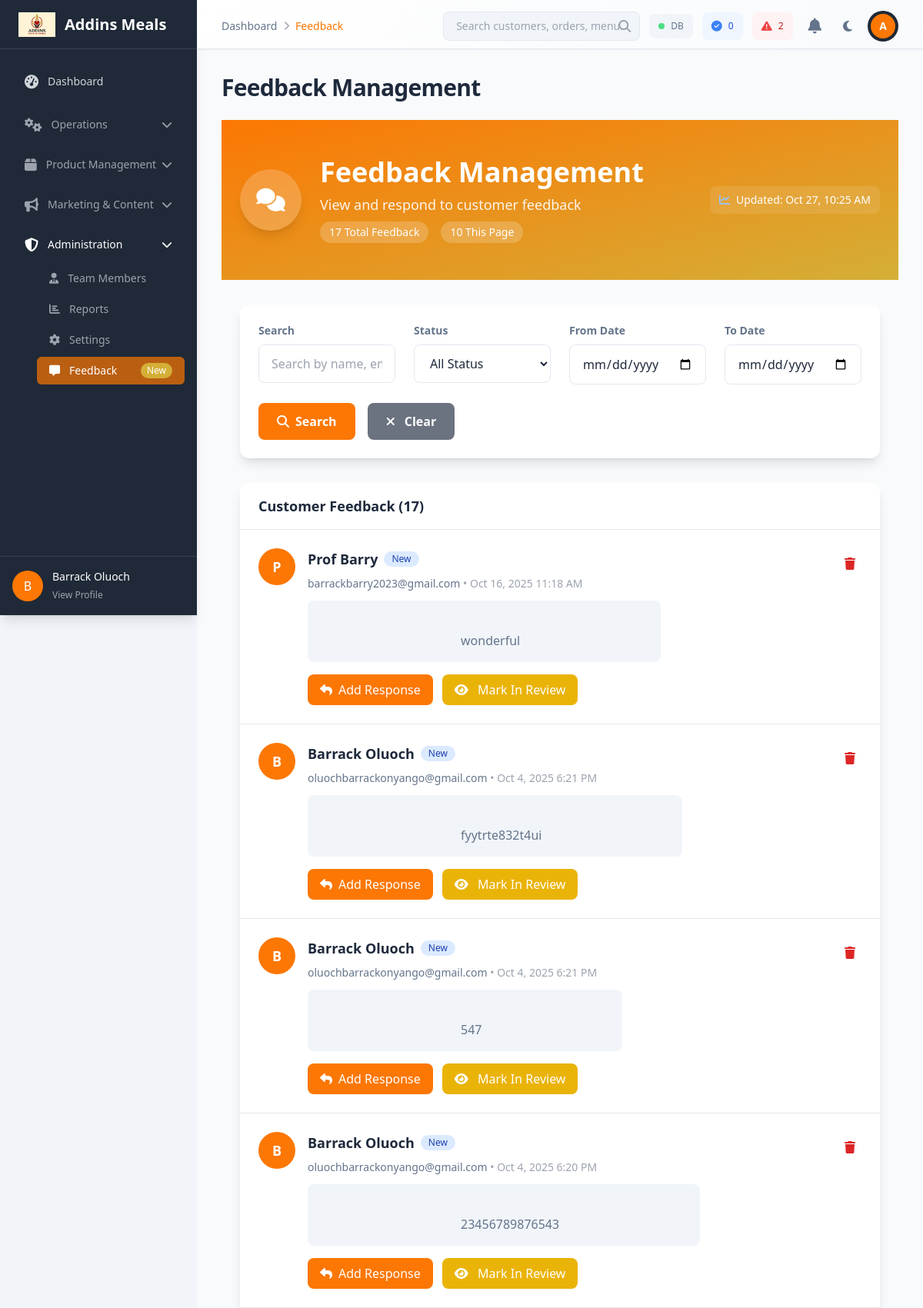
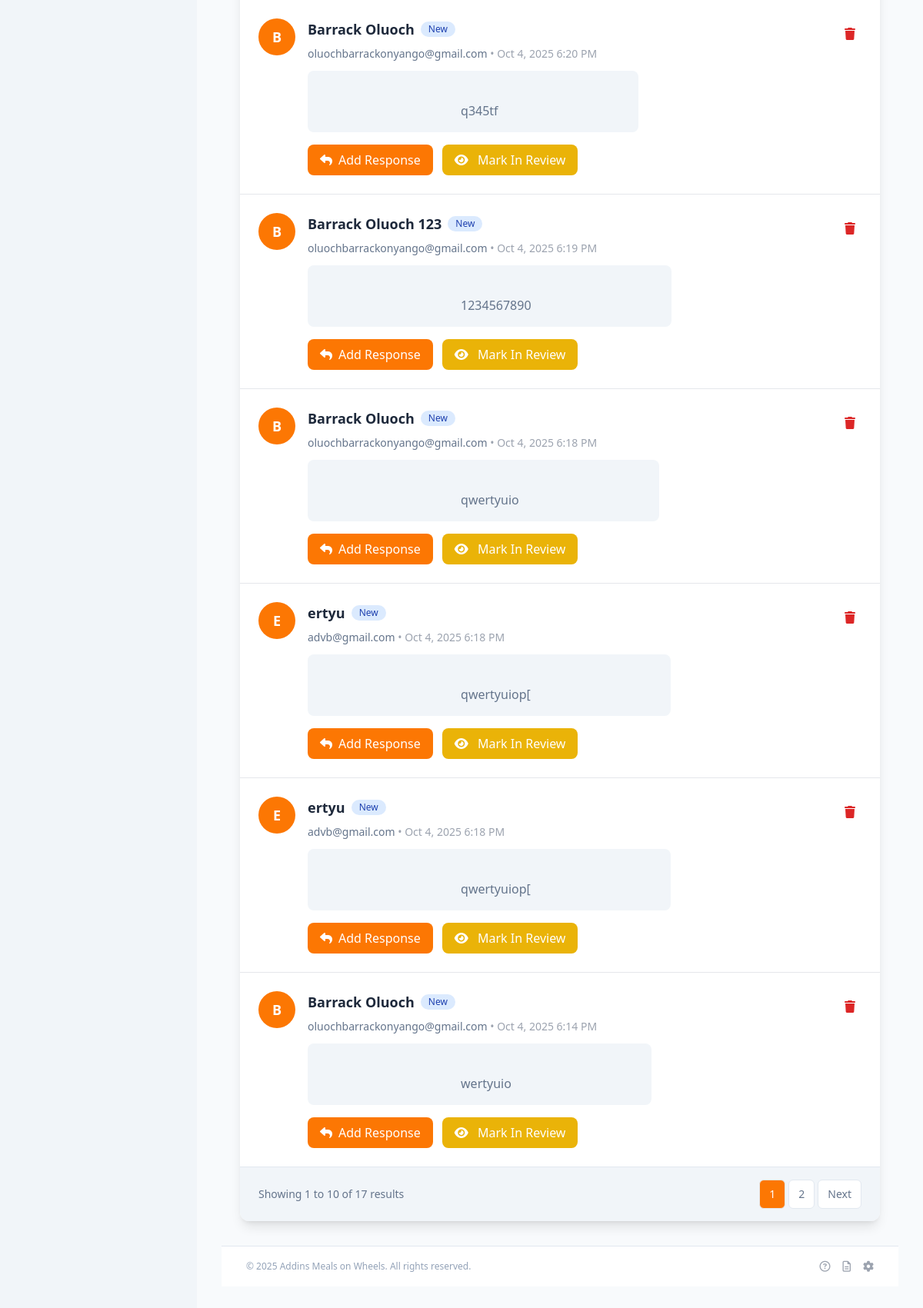
/admin/feedback.php (signed in), run on the app's committed database (2 pictures, top to bottom).
### tables this page shows
CREATE TABLE `feedback` (
  `id` int(11) NOT NULL,
  `name` varchar(100) DEFAULT NULL,
  `email` varchar(150) DEFAULT NULL,
  `message` text DEFAULT NULL,
  `status` enum('new','in_review','resolved','closed') DEFAULT 'new',
  `response` text DEFAULT NULL,
  `response_date` timestamp NULL DEFAULT NULL,
  `created_at` timestamp NOT NULL DEFAULT current_timestamp()
);

### admin/includes/functions.php (called while the page is built, shortened)
<?php
function getStatusBadgeClass($status) {
    $classes = [
        'pending' => 'bg-yellow-100 text-yellow-800',
        'approved' => 'bg-green-100 text-green-800',
        'rejected' => 'bg-red-100 text-red-800',
        'processing' => 'bg-blue-100 text-blue-800',
        'shipped' => 'bg-indigo-100 text-indigo-800',
        'delivered' => 'bg-green-100 text-green-800',
        'cancelled' => 'bg-red-100 text-red-800',
        'active' => 'bg-green-100 text-green-800',
        'inactive' => 'bg-gray-100 text-gray-800',
        'draft' => 'bg-gray-100 text-gray-800',
        'published' => 'bg-green-100 text-green-800',
        'featured' => 'bg-purple-100 text-purple-800',
        'new' => 'bg-blue-100 text-blue-800',
        'in_review' => 'bg-yellow-100 text-yellow-800',
        'resolved' => 'bg-green-100 text-green-800',
        'closed' => 'bg-gray-100 text-gray-800',
    ];
    return $classes[strtolower($status)] ?? 'bg-gray-100 text-gray-800';
}

### admin/feedback.php (the view, shortened to what this page needs)
<?php
require_once 'includes/functions.php';
$search = $_GET['search'] ?? '';
$status_filter = $_GET['status'] ?? 'all';
$date_from = $_GET['date_from'] ?? '';
$date_to = $_GET['date_to'] ?? '';
$page = isset($_GET['page']) ? (int)$_GET['page'] : 1;
$per_page = 10;
$offset = ($page - 1) * $per_page;
$where_conditions = [];
$params = [];
$where_clause = !empty($where_conditions) ? 'WHERE ' . implode(' AND ', $where_conditions) : '';
$total_sql = "SELECT COUNT(*) as count FROM feedback f $where_clause";
$total_stmt = $pdo->prepare($total_sql);
$total_stmt->execute($params);
$total_feedback = (int)$total_stmt->fetch(PDO::FETCH_ASSOC)['count'];
$sql = "SELECT f.* FROM feedback f $where_clause ORDER BY f.created_at DESC LIMIT $offset, $per_page";
$stmt = $pdo->prepare($sql);
$stmt->execute($params);
$feedback_list = $stmt->fetchAll(PDO::FETCH_ASSOC);
$total_pages = ceil($total_feedback / $per_page);
require_once 'includes/header.php';
?>
<div class="bg-gradient-to-br from-primary via-primary-dark to-secondary text-white">
    <div class="container mx-auto px-6 py-12">
        <div class="flex flex-col lg:flex-row lg:items-center lg:justify-between">
            <div class="flex items-center space-x-6">
                <div class="h-20 w-20 rounded-full bg-white/20 backdrop-blur-sm flex items-center justify-center text-white font-bold text-3xl shadow-lg">
                    <i class="fas fa-comments"></i>
                </div>
                <div>
                    <h1 class="text-3xl md:text-4xl font-bold mb-2">Feedback Management</h1>
                    <p class="text-lg opacity-90 mb-2">View and respond to customer feedback</p>
                    <div class="flex items-center space-x-4">
                        <span class="px-3 py-1 bg-white/20 backdrop-blur-sm rounded-full text-sm font-medium">
                            <?php echo $total_feedback; ?> Total Feedback
                        </span>
                        <span class="px-3 py-1 bg-white/20 backdrop-blur-sm rounded-full text-sm font-medium">
                            <?php echo count($feedback_list); ?> This Page
                        </span>
                    </div>
                </div>
            </div>
            <div class="mt-6 lg:mt-0">
                <div class="flex items-center space-x-4 text-sm">
                    <div class="flex items-center space-x-2 bg-white/10 backdrop-blur-sm rounded-lg px-3 py-2">
                        <i class="fas fa-chart-line text-blue-300"></i>
                        <span>Updated: <?php echo date('M j, g:i A'); ?></span>
                    </div>
                </div>
            </div>
        </div>
    </div>
</div>
<div class="container mx-auto px-6 py-8">
    <div class="bg-white rounded-xl shadow-lg p-6 mb-8">
        <form method="GET" class="grid grid-cols-1 md:grid-cols-4 gap-6">
            <div>
                <label for="search" class="block text-sm font-semibold text-gray-700 mb-2">Search</label>
                <input type="text" name="search" id="search"
                       value="<?php echo htmlspecialchars($search); ?>"
                       class="w-full px-4 py-3 border border-gray-300 rounded-lg focus:ring-2 focus:ring-primary focus:border-transparent"
                       placeholder="Search by name, email, or message...">
            </div>
            <div>
                <label for="status" class="block text-sm font-semibold text-gray-700 mb-2">Status</label>
                <select name="status" id="status"
                        class="w-full px-4 py-3 border border-gray-300 rounded-lg focus:ring-2 focus:ring-primary focus:border-transparent">
                    <option value="all" <?php echo $status_filter === 'all' ? 'selected' : ''; ?>>All Status</option>
                </select>
            </div>
            <div>
                <label for="date_from" class="block text-sm font-semibold text-gray-700 mb-2">From Date</label>
                <input type="date" name="date_from" id="date_from"
                       value="<?php echo htmlspecialchars($date_from); ?>"
                       class="w-full px-4 py-3 border border-gray-300 rounded-lg focus:ring-2 focus:ring-primary focus:border-transparent">
            </div>
            <div>
                <label for="date_to" class="block text-sm font-semibold text-gray-700 mb-2">To Date</label>
                <input type="date" name="date_to" id="date_to"
                       value="<?php echo htmlspecialchars($date_to); ?>"
                       class="w-full px-4 py-3 border border-gray-300 rounded-lg focus:ring-2 focus:ring-primary focus:border-transparent">
            </div>
            <div class="md:col-span-4 flex items-end space-x-4">
                <button type="submit" class="bg-primary hover:bg-primary-dark text-white px-6 py-3 rounded-lg font-semibold transition-colors duration-200 flex items-center">
                    <i class="fas fa-search mr-2"></i>
                    Search
                </button>
                <a href="feedback.php" class="bg-gray-500 hover:bg-gray-600 text-white px-6 py-3 rounded-lg font-semibold transition-colors duration-200">
                    <i class="fas fa-times mr-2"></i>
                    Clear
                </a>
            </div>
        </form>
    </div>
    <div class="bg-white rounded-xl shadow-lg overflow-hidden">
        <div class="px-6 py-4 border-b border-gray-200">
            <h2 class="text-lg font-semibold text-gray-900">Customer Feedback (<?php echo $total_feedback; ?>)</h2>
        </div>
        <?php if (empty($feedback_list)): ?>
            <div class="p-12 text-center">
                <i class="fas fa-comments text-4xl text-gray-400 mb-4"></i>
                <h3 class="text-lg font-medium text-gray-900 mb-2">No feedback found</h3>
                <p class="text-gray-500">No feedback entries match your current filters.</p>
            </div>
        <?php else: ?>
            <div class="divide-y divide-gray-200">
                <?php foreach ($feedback_list as $item): ?>
                    <div class="p-6 hover:bg-gray-50 transition-colors duration-200">
                        <div class="flex items-start justify-between">
                            <div class="flex items-start space-x-4">
                                <div class="flex-shrink-0">
                                    <div class="h-12 w-12 rounded-full bg-primary flex items-center justify-center text-white font-semibold text-lg">
                                        <?php echo strtoupper(substr($item['name'], 0, 1)); ?>
                                    </div>
                                </div>
                                <div class="flex-1 min-w-0">
                                    <div class="flex items-center space-x-2 mb-2">
                                        <h3 class="text-lg font-semibold text-gray-900">
                                            <?php echo htmlspecialchars($item['name']); ?>
                                        </h3>
                                        <span class="px-2.5 py-0.5 rounded-full text-xs font-medium <?php echo getStatusBadgeClass($item['status'] ?? 'new'); ?>">
                                            <?php echo ucfirst(str_replace('_', ' ', $item['status'] ?? 'new')); ?>
                                        </span>
                                    </div>
                                    <div class="text-sm text-gray-600 mb-3">
                                        <?php echo htmlspecialchars($item['email']); ?>
                                        <span class="text-gray-400">•</span>
                                        <span class="text-gray-400">
                                            <?php echo date('M j, Y g:i A', strtotime($item['created_at'])); ?>
                                        </span>
                                    </div>
                                    <div class="bg-gray-50 rounded-lg p-4 mb-4">
                                        <p class="text-gray-700 whitespace-pre-wrap">
                                            <?php echo htmlspecialchars($item['message']); ?>
                                        </p>
                                    </div>
                                    <?php if (!empty($item['response'])): ?>
                                        <div class="bg-green-50 border border-green-200 rounded-lg p-4">
                                            <div class="flex justify-between items-start mb-2">
                                                <div class="flex items-center space-x-2">
                                                    <i class="fas fa-reply text-green-600"></i>
                                                    <span class="text-sm font-medium text-green-800">Your Response</span>
                                                </div>
                                                <span class="text-xs text-green-600">
                                                    <?php echo date('M j, Y g:i A', strtotime($item['response_date'])); ?>
                                                </span>
                                            </div>
                                            <p class="text-green-700 whitespace-pre-wrap">
                                                <?php echo htmlspecialchars($item['response']); ?>
                                            </p>
                                        </div>
                                    <?php else: ?>
                                        <div class="flex items-center space-x-3">
                                            <button onclick="openResponseModal(<?php echo $item['id']; ?>)"
                                                    class="bg-primary hover:bg-primary-dark text-white px-4 py-2 rounded-lg font-medium transition-colors duration-200 flex items-center">
                                                <i class="fas fa-reply mr-2"></i>
                                                Add Response
                                            </button>
                                            <form method="POST" class="inline" onsubmit="return confirm('Mark this feedback as in review?');">
                                                <button type="submit" name="update_status"
                                                        class="bg-yellow-500 hover:bg-yellow-600 text-white px-4 py-2 rounded-lg font-medium transition-colors duration-200">
                                                    <i class="fas fa-eye mr-2"></i>
                                                    Mark In Review
                                                </button>
                                            </form>
                                        </div>
                                    <?php endif; ?>
                                </div>
                            </div>
                            <div class="flex items-center space-x-2">
                                <form method="POST" class="inline" onsubmit="return confirm('Are you sure you want to delete this feedback?');">
                                    <button type="submit" name="delete_feedback"
                                            class="text-red-600 hover:text-red-900 p-2 rounded-lg transition-colors duration-200"
                                            title="Delete Feedback">
                                        <i class="fas fa-trash"></i>
                                    </button>
                                </form>
                            </div>
                        </div>
                    </div>
                <?php endforeach; ?>
            </div>
            <?php if ($total_pages > 1): ?>
                <div class="px-6 py-4 border-t border-gray-200 bg-gray-50">
                    <div class="flex items-center justify-between">
                        <div class="text-sm text-gray-700">
                            Showing <?php echo (($page - 1) * $per_page) + 1; ?> to <?php echo min($page * $per_page, $total_feedback); ?> of <?php echo $total_feedback; ?> results
                        </div>
                        <div class="flex space-x-1">
                            <?php for ($i = max(1, $page - 2); $i <= min($total_pages, $page + 2); $i++): ?>
                                <a href="?page=<?php echo $i; ?><?php echo !empty($search) ? '&search=' . urlencode($search) : ''; ?><?php echo $status_filter !== 'all' ? '&status=' . urlencode($status_filter) : ''; ?><?php echo !empty($date_from) ? '&date_from=' . urlencode($date_from) : ''; ?><?php echo !empty($date_to) ? '&date_to=' . urlencode($date_to) : ''; ?>"
                                   class="px-3 py-2 border <?php echo $i === $page ? 'bg-primary text-white' : 'border-gray-300 text-gray-700 bg-white hover:bg-gray-50'; ?> rounded-md text-sm font-medium">
                                    <?php echo $i; ?>
                                </a>
                            <?php endfor; ?>
                            <?php if ($page < $total_pages): ?>
                                <a href="?page=<?php echo $page + 1; ?><?php echo !empty($search) ? '&search=' . urlencode($search) : ''; ?><?php echo $status_filter !== 'all' ? '&status=' . urlencode($status_filter) : ''; ?><?php echo !empty($date_from) ? '&date_from=' . urlencode($date_from) : ''; ?><?php echo !empty($date_to) ? '&date_to=' . urlencode($date_to) : ''; ?>"
                                   class="px-3 py-2 border border-gray-300 rounded-md text-sm font-medium text-gray-700 bg-white hover:bg-gray-50">
                                    Next
                                </a>
                            <?php endif; ?>
                        </div>
                    </div>
                </div>
            <?php endif; ?>
        <?php endif; ?>
    </div>
</div>
<?php
require_once 'includes/footer.php';
?>

### admin/includes/header.php (style rules this page uses)
body { margin: 0; padding: 0; }
:root { --bg-primary: #ffffff; --bg-secondary: #f8fafc; --bg-tertiary: #f1f5f9; --text-primary: #1e293b; --text-secondary: #64748b; --text-muted: #94a3b8; --border-color: #e2e8f0; --shadow-color: rgba(0, 0, 0, 0.1); --card-bg: #ffffff; --input-bg: #ffffff; --sidebar-bg: #ffffff; --primary-color: #fc7703; }
body { background-color: var(--bg-primary); color: var(--text-primary); transition: background-color 0.3s ease, color 0.3s ease; }
.bg-white { background-color: var(--card-bg) !important; }
.bg-gray-50 { background-color: var(--bg-tertiary) !important; }
.bg-gray-100 { background-color: var(--bg-tertiary) !important; }
.text-gray-900 { color: var(--text-primary) !important; }
.text-gray-700 { color: var(--text-secondary) !important; }
.text-gray-600 { color: var(--text-secondary) !important; }
.bg-primary { background-color: var(--primary-color) !important; }
.border-gray-200 { border-color: var(--border-color) !important; }
.border-gray-300 { border-color: var(--border-color) !important; }
input, textarea, select { background-color: var(--input-bg) !important; color: var(--text-primary) !important; border-color: var(--border-color) !important; }
*, *::before, *::after { transition: background-color 0.3s ease, color 0.3s ease, border-color 0.3s ease; }

### data on the page
feedback: name "P", name "Prof Barry", status "New", email "barrackbarry2023@gmail.com", created_at "Oct 16, 2025 11:18 AM", message "wonderful"
feedback: name "B", name "Barrack Oluoch", status "New", email "oluochbarrackonyango@gmail.com", created_at "Oct 4, 2025 6:21 PM", message "fyytrte832t4ui"
feedback: name "B", name "Barrack Oluoch", status "New", email "oluochbarrackonyango@gmail.com", created_at "Oct 4, 2025 6:21 PM", message "547"
feedback: name "B", name "Barrack Oluoch", status "New", email "oluochbarrackonyango@gmail.com", created_at "Oct 4, 2025 6:20 PM", message "23456789876543"
feedback: name "B", name "Barrack Oluoch", status "New", email "oluochbarrackonyango@gmail.com", created_at "Oct 4, 2025 6:20 PM", message "q345tf"
feedback: name "B", name "Barrack Oluoch 123", status "New", email "oluochbarrackonyango@gmail.com", created_at "Oct 4, 2025 6:19 PM", message "1234567890"
feedback: name "B", name "Barrack Oluoch", status "New", email "oluochbarrackonyango@gmail.com", created_at "Oct 4, 2025 6:18 PM", message "qwertyuio"
feedback: name "E", name "ertyu", status "New", email "advb@gmail.com", created_at "Oct 4, 2025 6:18 PM", message "qwertyuiop["
feedback: name "E", name "ertyu", status "New", email "advb@gmail.com", created_at "Oct 4, 2025 6:18 PM", message "qwertyuiop["
feedback: name "B", name "Barrack Oluoch", status "New", email "oluochbarrackonyango@gmail.com", created_at "Oct 4, 2025 6:14 PM", message "wertyuio"

### other printed values
substr($_SESSION['username'] ?? 'A', 0, 1) "B"
$_SESSION['username'] "Barrack Oluoch"
$breadcrumb['name'] "Dashboard"
$breadcrumb['name'] "Feedback"
$systemStatus['orders_today'] "0"
$systemStatus['pending_orders'] "2"
substr($_SESSION['name'] ?? 'A', 0, 1) "A"
$page_title "Feedback Management"
$total_feedback "17"
count($feedback_list) "10"
min($page * $per_page, $total_feedback) "10"
